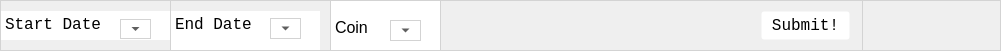
  <widget class="QFrame" name="frame_2">
   <property name="geometry">
    <rect>
     <x>0</x>
     <y>40</y>
     <width>1001</width>
     <height>51</height>
    </rect>
   </property>
   <property name="styleSheet">
    <string notr="true">
border-width: 1px;
    border-style: solid;
    border-color: rgb(211, 211, 211);
background-color: None</string>
   </property>
   <property name="frameShape">
    <enum>QFrame::StyledPanel</enum>
   </property>
   <property name="frameShadow">
    <enum>QFrame::Raised</enum>
   </property>
   <widget class="QTextBrowser" name="textStart">
    <property name="geometry">
     <rect>
      <x>0</x>
      <y>10</y>
      <width>281</width>
      <height>31</height>
     </rect>
    </property>
    <property name="font">
     <font>
      <family>Lucida Console</family>
      <pointsize>12</pointsize>
     </font>
    </property>
    <property name="acceptDrops">
     <bool>false</bool>
    </property>
    <property name="styleSheet">
     <string notr="true">background-color: None;
border-color : None;
</string>
    </property>
    <property name="html">
     <string>&lt;!DOCTYPE HTML PUBLIC &quot;-//W3C//DTD HTML 4.0//EN&quot; &quot;http://www.w3.org/TR/REC-html40/strict.dtd&quot;&gt;
&lt;html&gt;&lt;head&gt;&lt;meta name=&quot;qrichtext&quot; content=&quot;1&quot; /&gt;&lt;style type=&quot;text/css&quot;&gt;
p, li { white-space: pre-wrap; }
&lt;/style&gt;&lt;/head&gt;&lt;body style=&quot; font-family:'Lucida Console'; font-size:12pt; font-weight:400; font-style:normal;&quot;&gt;
&lt;p style=&quot; margin-top:0px; margin-bottom:0px; margin-left:0px; margin-right:0px; -qt-block-indent:0; text-indent:0px;&quot;&gt;Start Date&lt;/p&gt;&lt;/body&gt;&lt;/html&gt;</string>
    </property>
   </widget>
   <widget class="QFrame" name="frame">
    <property name="geometry">
     <rect>
      <x>0</x>
      <y>0</y>
      <width>171</width>
      <height>51</height>
     </rect>
    </property>
    <property name="styleSheet">
     <string notr="true">border-width: 1px;
    border-style: solid;
    border-color: rgb(211, 211, 211);
background-color: None</string>
    </property>
    <property name="frameShape">
     <enum>QFrame::StyledPanel</enum>
    </property>
    <property name="frameShadow">
     <enum>QFrame::Raised</enum>
    </property>
    <widget class="QToolButton" name="toolButton_Start">
     <property name="enabled">
      <bool>true</bool>
     </property>
     <property name="geometry">
      <rect>
       <x>120</x>
       <y>19</y>
       <width>31</width>
       <height>20</height>
      </rect>
     </property>
     <property name="text">
      <string>...</string>
     </property>
     <property name="autoRaise">
      <bool>false</bool>
     </property>
     <property name="arrowType">
      <enum>Qt::DownArrow</enum>
     </property>
    </widget>
   </widget>
   <widget class="QFrame" name="frame_3">
    <property name="geometry">
     <rect>
      <x>170</x>
      <y>0</y>
      <width>161</width>
      <height>51</height>
     </rect>
    </property>
    <property name="styleSheet">
     <string notr="true">
border-width: 1px;
    border-style: solid;
    border-color: rgb(211, 211, 211);
background-color: None</string>
    </property>
    <property name="frameShape">
     <enum>QFrame::StyledPanel</enum>
    </property>
    <property name="frameShadow">
     <enum>QFrame::Raised</enum>
    </property>
    <widget class="QTextBrowser" name="textEnd">
     <property name="geometry">
      <rect>
       <x>0</x>
       <y>10</y>
       <width>151</width>
       <height>41</height>
      </rect>
     </property>
     <property name="font">
      <font>
       <family>Lucida Console</family>
       <pointsize>12</pointsize>
      </font>
     </property>
     <property name="acceptDrops">
      <bool>false</bool>
     </property>
     <property name="styleSheet">
      <string notr="true">background-color: None;
border-color : None;
</string>
     </property>
     <property name="html">
      <string>&lt;!DOCTYPE HTML PUBLIC &quot;-//W3C//DTD HTML 4.0//EN&quot; &quot;http://www.w3.org/TR/REC-html40/strict.dtd&quot;&gt;
&lt;html&gt;&lt;head&gt;&lt;meta name=&quot;qrichtext&quot; content=&quot;1&quot; /&gt;&lt;style type=&quot;text/css&quot;&gt;
p, li { white-space: pre-wrap; }
&lt;/style&gt;&lt;/head&gt;&lt;body style=&quot; font-family:'Lucida Console'; font-size:12pt; font-weight:400; font-style:normal;&quot;&gt;
&lt;p style=&quot; margin-top:0px; margin-bottom:0px; margin-left:0px; margin-right:0px; -qt-block-indent:0; text-indent:0px;&quot;&gt;End Date&lt;/p&gt;&lt;/body&gt;&lt;/html&gt;</string>
     </property>
    </widget>
    <widget class="QToolButton" name="toolButton_End">
     <property name="enabled">
      <bool>true</bool>
     </property>
     <property name="geometry">
      <rect>
       <x>100</x>
       <y>18</y>
       <width>31</width>
       <height>21</height>
      </rect>
     </property>
     <property name="text">
      <string>...</string>
     </property>
     <property name="autoRaise">
      <bool>false</bool>
     </property>
     <property name="arrowType">
      <enum>Qt::DownArrow</enum>
     </property>
    </widget>
   </widget>
   <widget class="QTextBrowser" name="textBrowser">
    <property name="geometry">
     <rect>
      <x>330</x>
      <y>0</y>
      <width>111</width>
      <height>51</height>
     </rect>
    </property>
    <property name="html">
     <string>&lt;!DOCTYPE HTML PUBLIC &quot;-//W3C//DTD HTML 4.0//EN&quot; &quot;http://www.w3.org/TR/REC-html40/strict.dtd&quot;&gt;
&lt;html&gt;&lt;head&gt;&lt;meta name=&quot;qrichtext&quot; content=&quot;1&quot; /&gt;&lt;style type=&quot;text/css&quot;&gt;
p, li { white-space: pre-wrap; }
&lt;/style&gt;&lt;/head&gt;&lt;body style=&quot; font-family:'MS Shell Dlg 2'; font-size:8.25pt; font-weight:400; font-style:normal;&quot;&gt;
&lt;p style=&quot;-qt-paragraph-type:empty; margin-top:0px; margin-bottom:0px; margin-left:0px; margin-right:0px; -qt-block-indent:0; text-indent:0px;&quot;&gt;&lt;br /&gt;&lt;/p&gt;
&lt;p style=&quot; margin-top:0px; margin-bottom:0px; margin-left:0px; margin-right:0px; -qt-block-indent:0; text-indent:0px;&quot;&gt;&lt;span style=&quot; font-family:'Lucida Console'; font-size:12pt;&quot;&gt;Coin&lt;/span&gt;&lt;/p&gt;&lt;/body&gt;&lt;/html&gt;</string>
    </property>
   </widget>
   <widget class="QToolButton" name="toolButton_Coin">
    <property name="enabled">
     <bool>true</bool>
    </property>
    <property name="geometry">
     <rect>
      <x>390</x>
      <y>20</y>
      <width>31</width>
      <height>21</height>
     </rect>
    </property>
    <property name="text">
     <string>...</string>
    </property>
    <property name="autoRaise">
     <bool>false</bool>
    </property>
    <property name="arrowType">
     <enum>Qt::DownArrow</enum>
    </property>
   </widget>
   <widget class="QFrame" name="frame_4">
    <property name="geometry">
     <rect>
      <x>0</x>
      <y>0</y>
      <width>863</width>
      <height>51</height>
     </rect>
    </property>
    <property name="styleSheet">
     <string notr="true">
border-width: 1px;
    border-style: solid;
    border-color: rgb(211, 211, 211);
background-color: None</string>
    </property>
    <property name="frameShape">
     <enum>QFrame::StyledPanel</enum>
    </property>
    <property name="frameShadow">
     <enum>QFrame::Raised</enum>
    </property>
    <widget class="QTextBrowser" name="textStart_2">
     <property name="geometry">
      <rect>
       <x>0</x>
       <y>10</y>
       <width>281</width>
       <height>31</height>
      </rect>
     </property>
     <property name="font">
      <font>
       <family>Lucida Console</family>
       <pointsize>12</pointsize>
      </font>
     </property>
     <property name="acceptDrops">
      <bool>false</bool>
     </property>
     <property name="styleSheet">
      <string notr="true">background-color: None;
border-color : None;
</string>
     </property>
     <property name="html">
      <string>&lt;!DOCTYPE HTML PUBLIC &quot;-//W3C//DTD HTML 4.0//EN&quot; &quot;http://www.w3.org/TR/REC-html40/strict.dtd&quot;&gt;
&lt;html&gt;&lt;head&gt;&lt;meta name=&quot;qrichtext&quot; content=&quot;1&quot; /&gt;&lt;style type=&quot;text/css&quot;&gt;
p, li { white-space: pre-wrap; }
&lt;/style&gt;&lt;/head&gt;&lt;body style=&quot; font-family:'Lucida Console'; font-size:12pt; font-weight:400; font-style:normal;&quot;&gt;
&lt;p style=&quot; margin-top:0px; margin-bottom:0px; margin-left:0px; margin-right:0px; -qt-block-indent:0; text-indent:0px;&quot;&gt;Start Date&lt;/p&gt;&lt;/body&gt;&lt;/html&gt;</string>
     </property>
    </widget>
    <widget class="QFrame" name="frame_5">
     <property name="geometry">
      <rect>
       <x>0</x>
       <y>0</y>
       <width>171</width>
       <height>51</height>
      </rect>
     </property>
     <property name="styleSheet">
      <string notr="true">border-width: 1px;
    border-style: solid;
    border-color: rgb(211, 211, 211);
background-color: None</string>
     </property>
     <property name="frameShape">
      <enum>QFrame::StyledPanel</enum>
     </property>
     <property name="frameShadow">
      <enum>QFrame::Raised</enum>
     </property>
     <widget class="QToolButton" name="toolButton_Start_2">
      <property name="enabled">
       <bool>true</bool>
      </property>
      <property name="geometry">
       <rect>
        <x>120</x>
        <y>19</y>
        <width>31</width>
        <height>20</height>
       </rect>
      </property>
      <property name="text">
       <string>...</string>
      </property>
      <property name="autoRaise">
       <bool>false</bool>
      </property>
      <property name="arrowType">
       <enum>Qt::DownArrow</enum>
      </property>
     </widget>
    </widget>
    <widget class="QFrame" name="frame_6">
     <property name="geometry">
      <rect>
       <x>170</x>
       <y>0</y>
       <width>161</width>
       <height>51</height>
      </rect>
     </property>
     <property name="styleSheet">
      <string notr="true">
border-width: 1px;
    border-style: solid;
    border-color: rgb(211, 211, 211);
background-color: None</string>
     </property>
     <property name="frameShape">
      <enum>QFrame::StyledPanel</enum>
     </property>
     <property name="frameShadow">
      <enum>QFrame::Raised</enum>
     </property>
     <widget class="QTextBrowser" name="textEnd_2">
      <property name="geometry">
       <rect>
        <x>0</x>
        <y>10</y>
        <width>151</width>
        <height>41</height>
       </rect>
      </property>
      <property name="font">
       <font>
        <family>Lucida Console</family>
        <pointsize>12</pointsize>
       </font>
      </property>
      <property name="acceptDrops">
       <bool>false</bool>
      </property>
      <property name="styleSheet">
       <string notr="true">background-color: None;
border-color : None;
</string>
      </property>
      <property name="html">
       <string>&lt;!DOCTYPE HTML PUBLIC &quot;-//W3C//DTD HTML 4.0//EN&quot; &quot;http://www.w3.org/TR/REC-html40/strict.dtd&quot;&gt;
&lt;html&gt;&lt;head&gt;&lt;meta name=&quot;qrichtext&quot; content=&quot;1&quot; /&gt;&lt;style type=&quot;text/css&quot;&gt;
p, li { white-space: pre-wrap; }
&lt;/style&gt;&lt;/head&gt;&lt;body style=&quot; font-family:'Lucida Console'; font-size:12pt; font-weight:400; font-style:normal;&quot;&gt;
&lt;p style=&quot; margin-top:0px; margin-bottom:0px; margin-left:0px; margin-right:0px; -qt-block-indent:0; text-indent:0px;&quot;&gt;End Date&lt;/p&gt;&lt;/body&gt;&lt;/html&gt;</string>
      </property>
     </widget>
     <widget class="QToolButton" name="toolButton_End_2">
      <property name="enabled">
       <bool>true</bool>
      </property>
      <property name="geometry">
       <rect>
        <x>100</x>
        <y>18</y>
        <width>31</width>
        <height>21</height>
       </rect>
      </property>
      <property name="text">
       <string>...</string>
      </property>
      <property name="autoRaise">
       <bool>false</bool>
      </property>
      <property name="arrowType">
       <enum>Qt::DownArrow</enum>
      </property>
     </widget>
    </widget>
    <widget class="QTextBrowser" name="textBrowser_2">
     <property name="geometry">
      <rect>
       <x>330</x>
       <y>0</y>
       <width>111</width>
       <height>51</height>
      </rect>
     </property>
     <property name="html">
      <string>&lt;!DOCTYPE HTML PUBLIC &quot;-//W3C//DTD HTML 4.0//EN&quot; &quot;http://www.w3.org/TR/REC-html40/strict.dtd&quot;&gt;
&lt;html&gt;&lt;head&gt;&lt;meta name=&quot;qrichtext&quot; content=&quot;1&quot; /&gt;&lt;style type=&quot;text/css&quot;&gt;
p, li { white-space: pre-wrap; }
&lt;/style&gt;&lt;/head&gt;&lt;body style=&quot; font-family:'MS Shell Dlg 2'; font-size:8.25pt; font-weight:400; font-style:normal;&quot;&gt;
&lt;p style=&quot;-qt-paragraph-type:empty; margin-top:0px; margin-bottom:0px; margin-left:0px; margin-right:0px; -qt-block-indent:0; text-indent:0px;&quot;&gt;&lt;br /&gt;&lt;/p&gt;
&lt;p style=&quot; margin-top:0px; margin-bottom:0px; margin-left:0px; margin-right:0px; -qt-block-indent:0; text-indent:0px;&quot;&gt;&lt;span style=&quot; font-family:'Lucida Console'; font-size:12pt;&quot;&gt;Coin&lt;/span&gt;&lt;/p&gt;&lt;/body&gt;&lt;/html&gt;</string>
     </property>
    </widget>
    <widget class="QToolButton" name="toolButton_Coin_2">
     <property name="enabled">
      <bool>true</bool>
     </property>
     <property name="geometry">
      <rect>
       <x>390</x>
       <y>20</y>
       <width>31</width>
       <height>21</height>
      </rect>
     </property>
     <property name="text">
      <string>...</string>
     </property>
     <property name="autoRaise">
      <bool>false</bool>
     </property>
     <property name="arrowType">
      <enum>Qt::DownArrow</enum>
     </property>
    </widget>
    <widget class="QPushButton" name="Submit">
     <property name="geometry">
      <rect>
       <x>760</x>
       <y>10</y>
       <width>91</width>
       <height>31</height>
      </rect>
     </property>
     <property name="font">
      <font>
       <family>Lucida Console</family>
       <pointsize>12</pointsize>
       <weight>50</weight>
       <bold>false</bold>
      </font>
     </property>
     <property name="styleSheet">
      <string notr="true">
border: 3px solid ;
    border-radius: 4px;
    background-color: rgb(255, 255, 255);
	border-color : None;
    min-width: 80px; 
</string>
     </property>
     <property name="text">
      <string>Submit!</string>
     </property>
    </widget>
   </widget>
   <zorder>frame_4</zorder>
   <zorder>textStart</zorder>
   <zorder>frame</zorder>
   <zorder>frame_3</zorder>
   <zorder>textBrowser</zorder>
   <zorder>toolButton_Coin</zorder>
  </widget>
